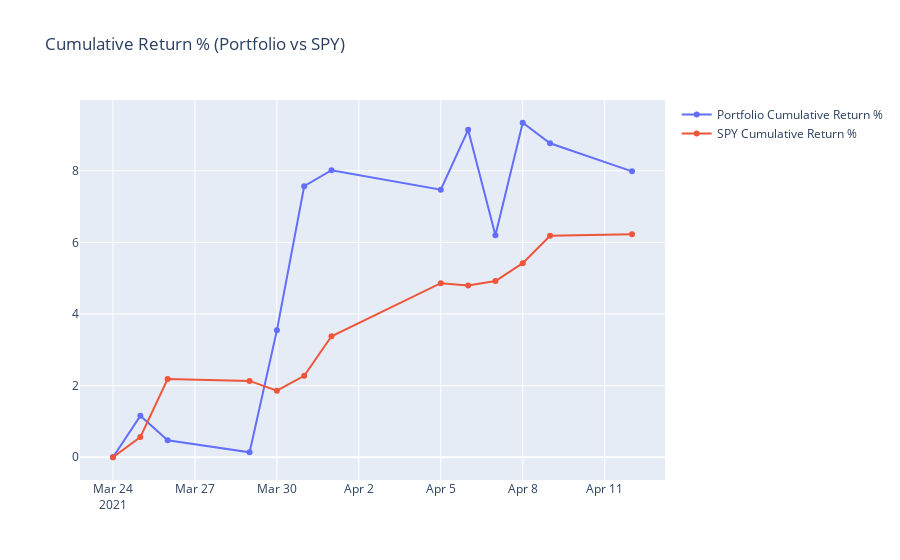

The code cell stored with this chart in its notebook:
### Code cell
# Visualize Return %
fig1 = go.Figure()
fig1.add_trace(go.Scatter(x=portfolio_val.index, y= portfolio_val['Cum Return %'], name='Portfolio Cumulative Return %'))
fig1.add_trace(go.Scatter(x=SPY.index, y=SPY['Cum Return %'],name='SPY Cumulative Return %'))
fig1.update_layout(title="Cumulative Return % (Portfolio vs SPY)")

### Figure 1 — Plotly figure (JSON) as saved in the notebook; plotly's stock layout.template omitted (floating-point values rounded to 4 significant figures)
{"data": [{"name": "Portfolio Cumulative Return %", "type": "scatter", "x": ["2021-03-24T00:00:00", "2021-03-25T00:00:00", "2021-03-26T00:00:00", "2021-03-29T00:00:00", "2021-03-30T00:00:00", "2021-03-31T00:00:00", "2021-04-01T00:00:00", "2021-04-05T00:00:00", "2021-04-06T00:00:00", "2021-04-07T00:00:00", "2021-04-08T00:00:00", "2021-04-09T00:00:00", "2021-04-12T00:00:00"], "y": [0, 1.156, 0.4766, 0.1379, 3.543, 7.569, 8.015, 7.471, 9.144, 6.199, 9.341, 8.768, 7.984]}, {"name": "SPY Cumulative Return %", "type": "scatter", "x": ["2021-03-24T00:00:00", "2021-03-25T00:00:00", "2021-03-26T00:00:00", "2021-03-29T00:00:00", "2021-03-30T00:00:00", "2021-03-31T00:00:00", "2021-04-01T00:00:00", "2021-04-05T00:00:00", "2021-04-06T00:00:00", "2021-04-07T00:00:00", "2021-04-08T00:00:00", "2021-04-09T00:00:00", "2021-04-12T00:00:00"], "y": [0, 0.5626, 2.183, 2.132, 1.861, 2.273, 3.378, 4.862, 4.8, 4.921, 5.419, 6.185, 6.224]}], "layout": {"autosize": true, "title": {"text": "Cumulative Return % (Portfolio vs SPY)"}, "xaxis": {"autorange": true, "range": ["2021-03-22 20:56:08.7893", "2021-04-13 03:03:51.2107"], "type": "date"}, "yaxis": {"autorange": true, "range": [-0.6842, 10.03], "type": "linear"}}}
